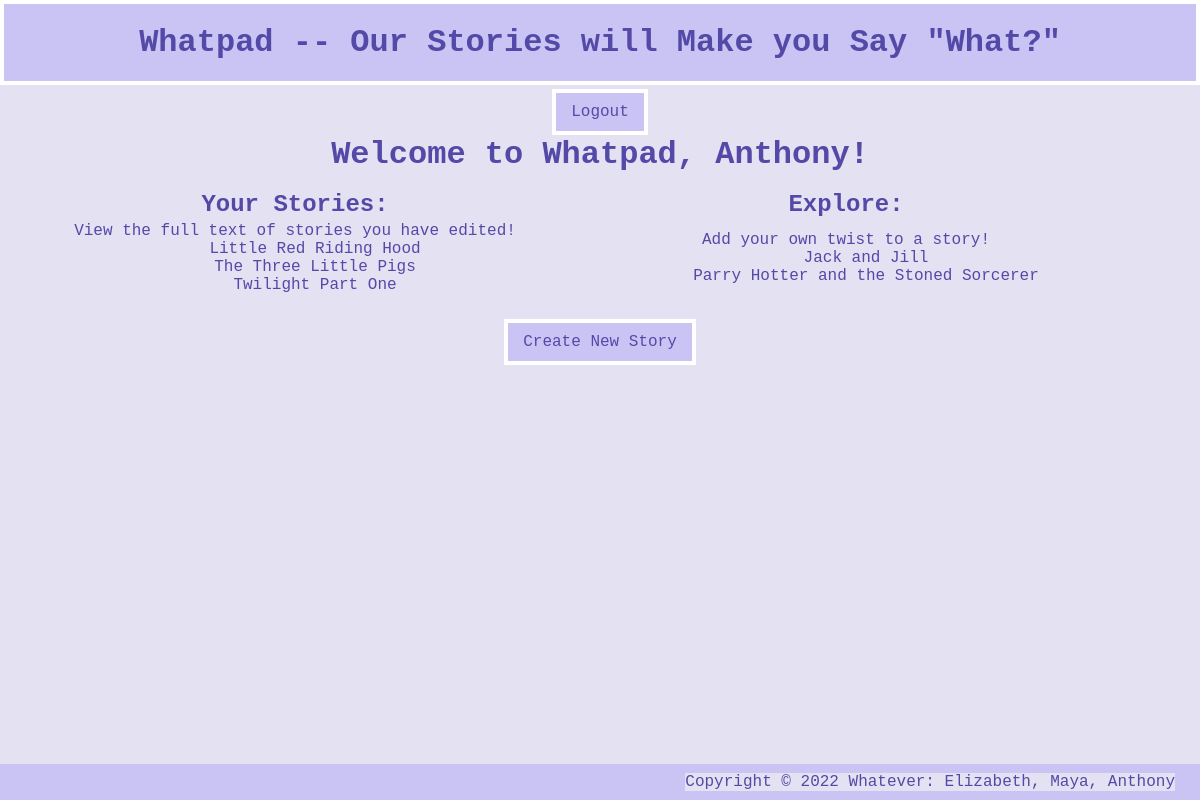
Screenshot of / (signed in) with the database file from the repository.
### tables this page shows
CREATE TABLE story_section_info (paragraph_id INTEGER PRIMARY KEY AUTOINCREMENT, story_title TEXT, user_id TEXT, story_section TEXT);

### app/__init__.py (the view, shortened to what this page needs)
@app.route("/", methods = ['GET','POST'])
def root():
    users = db.getUsers()
    try: # if session login info does not exist, does not throw error
        username=session['username']
        if username in users and session['password'] == db.getPassword(username):
            return render_template("explore.html",
            username=username,
            viewable=db.getListOfViewableStories(username),
            editable=db.getListOfEditableStories(username))
    except:
        pass
    return render_template("login.html")

### app/db.py (called while the page is built)
def establishConnection():
    DB_FILE="tables.db"
    db = sqlite3.connect(DB_FILE) #open if file exists, otherwise create
    c = db.cursor()               #facilitate db ops -- you will use cursor to trigger db events
    return (c, db)

def disconnect(db):
    db.commit() #save changes
    db.close()  #close database

def getUsers():
    conn =  establishConnection()
    c = conn[0]
    db = conn[1]
    vals = c.execute("SELECT user_id FROM user_info").fetchall()
    disconnect(db)
    formatted_users = []
    for i in range(len(vals)):
        formatted_users.append(vals[i][0])
    return formatted_users

def getPassword(user):
    conn =  establishConnection()
    c = conn[0]
    db = conn[1]
    passw = c.execute("SELECT password FROM user_info WHERE user_id = ?", (user,)).fetchall()[0][0]
    return passw

def getStories():
    conn =  establishConnection()
    c = conn[0]
    db = conn[1]
    vals = c.execute("SELECT DISTINCT story_title FROM story_section_info").fetchall()
    disconnect(db)
    formatted_stories= []
    for val in vals:
        formatted_stories.append(val[0])
    return formatted_stories

def getListOfViewableStories(user):
    conn =  establishConnection()
    c = conn[0]
    db = conn[1]
    vals = c.execute("SELECT story_title FROM story_section_info WHERE user_id = ?",(user,))
    formatted_stories = []
    for val in vals:
        formatted_stories.append(val[0])
    return formatted_stories

def getListOfEditableStories(user):
    superset = set(getStories())
    subset = set(getListOfViewableStories(user))
    return list(superset - subset)

### app/templates/explore.html (shortened to what this page needs)
<!DOCTYPE html>
<head>
    <link rel="stylesheet" href="static/style.css">
</head>
    <div class="fullwidth"><h1 class="header">Whatpad -- Our Stories will Make you Say "What?"</h1></div> <br/>
    <center><a href="/logout" class = "button">Logout</a><br/></center>
    <h1 class="title">Welcome to Whatpad, {{username}}!</h1>
    <table>
        <tr>
            <th> <h2>Your Stories:</h2> </th>
            <th><h2>Explore:</h2> </th>
        </tr>
        <tr> <td>
<p>View the full text of stories you have edited!</p>
<ul>
    {% for view in viewable %}
        <li><a href={{view}}>{{view | replace ("%20", " ") }}</a></li>
    {% endfor %}
</ul>
</td>
<td>
<p>Add your own twist to a story!</p>
<ul>
    {% for edit in editable %}
        <li><a href={{edit}}>{{edit | replace ("%20", " ") }}</a></li>
    {% endfor %}
</ul>
</td></tr>
</table>
<center><a href="/createNew" class = "button"> Create New Story </a></center>
<div class="footer verticalcenter fullwidth">
        <p class="rightmargin">Copyright © 2022 Whatever: Elizabeth, Maya, Anthony</p>
</div>
</html>

### app/static/style.css (style rules this page uses)
* { background-color: #E4E1F3; margin: 0px; font-family: "Courrier New", monospace; }
.fullwidth { width: 100%; }
a:link { color: #5449A7; text-decoration: none; }
.title { margin:15px; color: #5449A7; text-align: center; }
.header { margin: 0px; height: 100%; padding: 20px; text-align: center; background-color: #CAC4F5; color: #5449A7; border: 4px solid white; font-family: "Courrier New", monospace; }
.button { background-color: #CAC4F5; color: #5449A7; padding: 10px 15px; font-size: 16px; text-align: center; border: 4px solid white; }
.footer { background-color: #CAC4F5; font-family: "Courrier New", monospace; color: #5449A7; height: 36px; display: flex; justify-content: right; align-items: center; position: absolute; bottom: 0; }
.rightmargin { margin-right: 25px; }
table { color: #5449A7; text-align: center; width: 92%; }
th { color: #5449A7; text-align: center; }
td { color: #5449A7; text-align: center; }
ul { list-style-type: none; }

### rows the page displays
story_section_info: story_title "Little Red Riding Hood"
story_section_info: story_title "The Three Little Pigs"
story_section_info: story_title "Twilight Part One"

### other values shown
{{ username }} "Anthony"
{{ edit | replace ("%20", " ") }} "Jack and Jill" "Parry Hotter and the Stoned Sorcerer"
